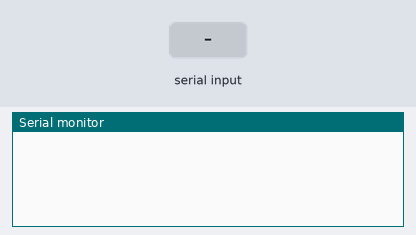
A sketch run on a simulated ESP32. Parts: the last lines printed to the serial monitor. The inputs (shaded band) are chosen by the test bench.

Above: at 1.2 s.
1.3 s: "1\n" received over the second serial link
At 2.5 s:
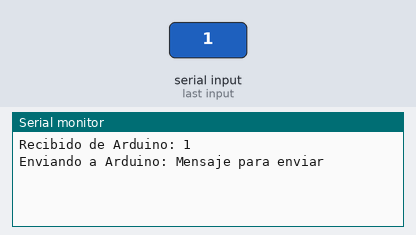
2.8 s: "0\n" received over the second serial link
At 3.6 s:
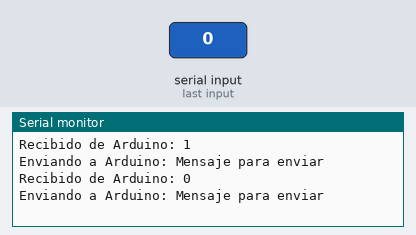
4.3 s: "2\n" received over the second serial link
At 4.8 s:
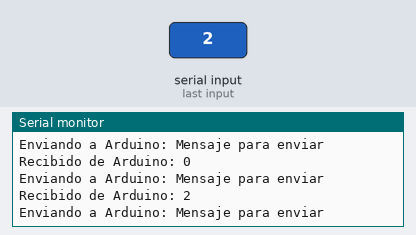

Measured:
- after the input at 1.3 s, the serial monitor: prints a new line at once (image 1)
- after the input at 2.8 s, the serial monitor: prints a new line at once (image 2)
- after the input at 4.3 s, the serial monitor: prints a new line at once (image 3)

The sketch:

Serial2Comm.ino
```cpp
/*
Módulo para configurar en un dispositivo ESP32-CAM
la segunda UART para comunicación serie.
Los pines por defecto no se pueden utilizar ya
que este módulo incorpora cámara y SD y gasta alguno
de los pines
*/

#include <HardwareSerial.h>

// Asingar pines para la UART en la ESP32-CAM
// ¡¡ATENCIÓN!!: Los pines 16 y 17 NO se pueden usar en ESP32-CAM porque controlan la memoria PSRAM de la cámara.
// En  ESP32-CAM: GPIO 14 (TX) y GPIO 15 (RX) se usan para la SD, cambiar si se va a usar.
#define RX2 15
#define TX2 14

// SOLUCIÓN AL ERROR: Creamos nuestro propio objeto UART de hardware usando el puerto 1 o 2.
HardwareSerial Uart2(2);

void setup()
{
  Serial.begin(115200);                         // UART-0 , serial por defecto (para monitorear en PC)

  // Inicializamos nuestra UART personalizada con los pines remapeados
  Uart2.begin(115200, SERIAL_8N1, RX2, TX2);
  Uart2.setTimeout(20);                       // Fijar time-out para operaciones readString
}

void loop()
{
  // Recibir datos desde el Arduino Uno
  if (Uart2.available()){

      // String datos = Uart2.readStrin();          // lee todo el buffer y espera timeOut
      String datos = Uart2.readStringUntil('\n');   // Sólo lee hasta encontrar \n
      datos.trim();                                     // Limpia espacios y el \r oculto

      // --- Procesar información -------------
      Serial.print("Recibido de Arduino: ");
      Serial.println(datos);
      // --------------------------------------

      // --- Preparar información -------------
      // CORREGIDO: Declaramos una variable nueva "datos2" para no causar conflictos en C++
      String datos2 = "Mensaje para enviar";

      Serial.print("Enviando a Arduino: ");
      Serial.println(datos2);

      Uart2.println(datos2);               // Enviamos el mensaje con \n al final
      Uart2.write(0x41);                           // Escribir un byte extra ('A')
      // --------------------------------------
  }
}
```
